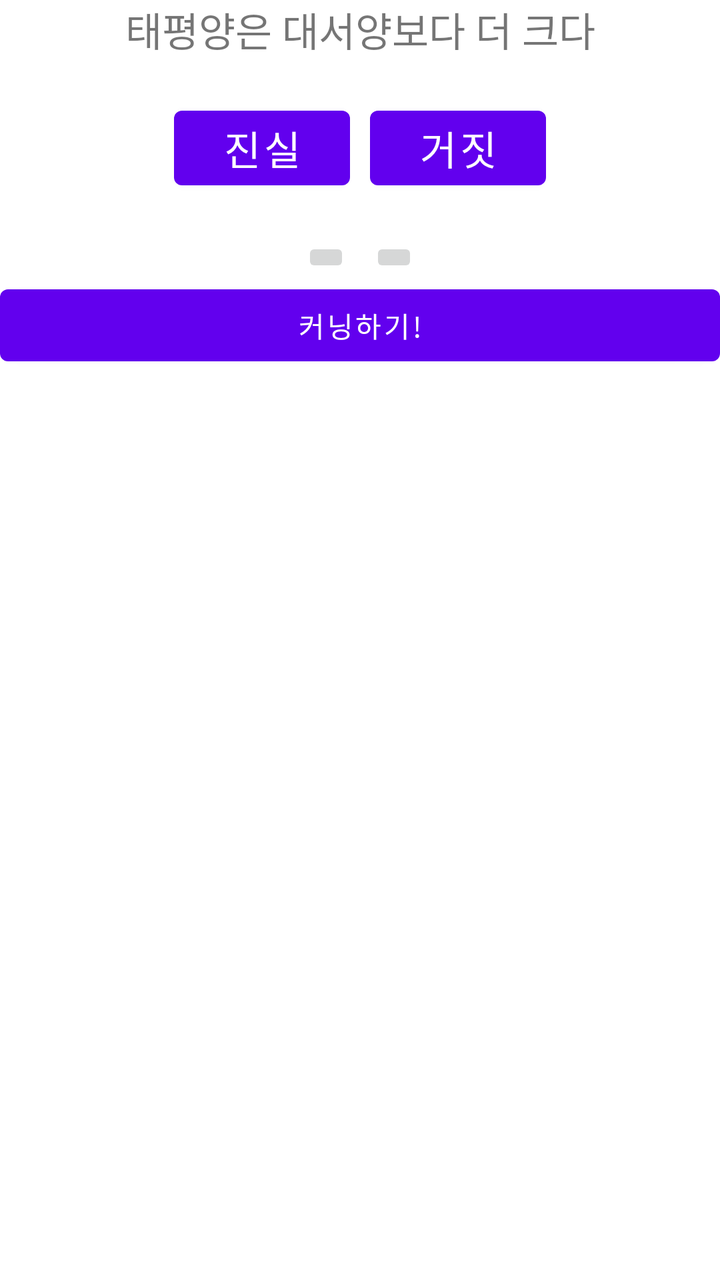
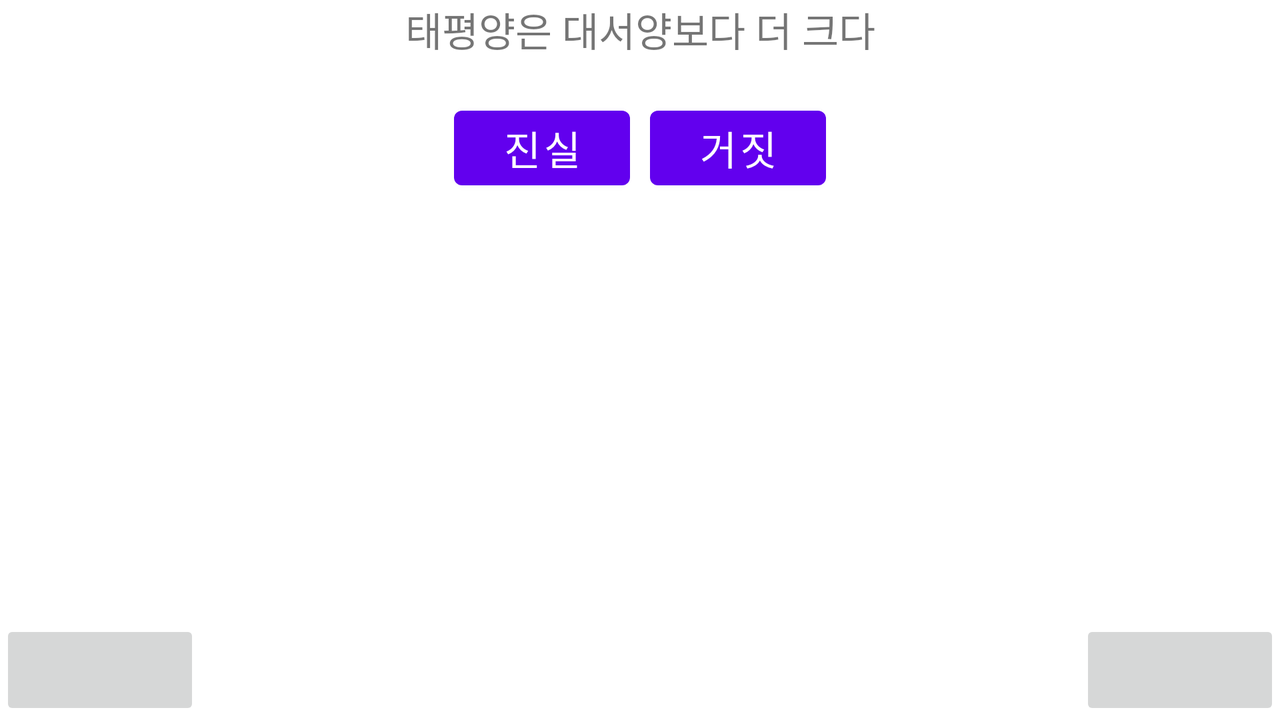

Compare how this app lays out the same screen by default and in its alternative resource folder. The renders come first, then the two layout files and the values they reference.
<!-- AndroidManifest.xml: application theme Theme.NerdRanch -->
<!-- res/layout/activity_main.xml -->
<?xml version="1.0" encoding="utf-8"?>
<LinearLayout
  xmlns:android="http://schemas.android.com/apk/res/android"
  xmlns:tools="http://schemas.android.com/tools"
  android:id="@+id/rootView"
  android:layout_width="match_parent"
  android:layout_height="match_parent"
  android:orientation="vertical"
  tools:context=".MainActivity">

    <TextView
      android:id="@+id/questionTextView"
      android:layout_width="match_parent"
      android:layout_height="wrap_content"
      android:gravity="center"
      android:textSize="20sp"
      tools:text="@string/question_oceans" />

    <LinearLayout
      android:layout_width="match_parent"
      android:layout_height="wrap_content"
      android:layout_marginTop="20dp"
      android:gravity="center_horizontal"
      android:orientation="horizontal">

        <Button
          android:id="@+id/trueButton"
          android:layout_width="wrap_content"
          android:layout_height="wrap_content"
          android:layout_marginEnd="10dp"
          android:text="@string/true_button"
          android:textSize="20sp" />

        <Button
          android:id="@+id/falseButton"
          android:layout_width="wrap_content"
          android:layout_height="wrap_content"
          android:text="@string/false_button"
          android:textSize="20sp" />
    </LinearLayout>

    <LinearLayout
      android:layout_width="match_parent"
      android:layout_height="wrap_content"
      android:layout_marginTop="20dp"
      android:gravity="center_horizontal"
      android:orientation="horizontal">

        <ImageButton
          android:id="@+id/previousButton"
          android:layout_width="wrap_content"
          android:layout_height="wrap_content"
          android:layout_marginEnd="10dp"
          android:contentDescription="@string/next_button"
          android:src="@drawable/arrow_left"
          android:text="@string/previous_button" />

        <ImageButton
          android:id="@+id/nextButton"
          android:layout_width="wrap_content"
          android:layout_height="wrap_content"
          android:contentDescription="@string/next_button"
          android:src="@drawable/arrow_right" />
    </LinearLayout>

    <Button
      android:id="@+id/cheatButton"
      android:layout_width="match_parent"
      android:layout_height="wrap_content"
      android:text="@string/cheat_button" />
</LinearLayout>
<!-- resources referenced by this layout -->
<resources>
  <string name="cheat_button">커닝하기!</string>
  <string name="false_button">거짓</string>
  <string name="next_button">다음</string>
  <string name="previous_button">이전</string>
  <string name="question_oceans">태평양은 대서양보다 더 크다</string>
  <string name="true_button">진실</string>
  <style name="Theme.NerdRanch" parent="Theme.MaterialComponents.DayNight.DarkActionBar">
          
          <item name="colorPrimary">@color/purple_500</item>
          <item name="colorPrimaryVariant">@color/purple_700</item>
          <item name="colorOnPrimary">@color/white</item>
          
          <item name="colorSecondary">@color/teal_200</item>
          <item name="colorSecondaryVariant">@color/teal_700</item>
          <item name="colorOnSecondary">@color/black</item>
          
          <item name="android:statusBarColor" tools:targetApi="l">?attr/colorPrimaryVariant</item>
          
      </style>
</resources>
<!-- res/layout-land/activity_main.xml (the repository's variant of the layout above) -->
<!-- drawn on the phone turned sideways -->
<?xml version="1.0" encoding="utf-8"?>
<LinearLayout xmlns:android="http://schemas.android.com/apk/res/android"
    xmlns:tools="http://schemas.android.com/tools"
    android:layout_width="match_parent"
    android:layout_height="match_parent"
    android:orientation="vertical"
    tools:context=".MainActivity">

    <TextView
        android:id="@+id/questionTextView"
        android:layout_width="match_parent"
        android:layout_height="wrap_content"
        android:gravity="center"
        android:textSize="20sp"
        tools:text="@string/question_oceans" />

    <LinearLayout
        android:layout_width="match_parent"
        android:layout_height="wrap_content"
        android:layout_marginTop="20dp"
        android:gravity="center_horizontal"
        android:orientation="horizontal">

        <Button
            android:id="@+id/trueButton"
            android:layout_width="wrap_content"
            android:layout_height="wrap_content"
            android:layout_marginEnd="10dp"
            android:text="@string/true_button"
            android:textSize="20sp" />

        <Button
            android:id="@+id/falseButton"
            android:layout_width="wrap_content"
            android:layout_height="wrap_content"
            android:text="@string/false_button"
            android:textSize="20sp" />
    </LinearLayout>

    <View
        android:layout_width="1dp"
        android:layout_height="0dp"
        android:layout_weight="1" />

    <LinearLayout
        android:layout_width="match_parent"
        android:layout_height="wrap_content"
        android:layout_marginTop="20dp"
        android:gravity="center_horizontal"
        android:orientation="horizontal">

        <ImageButton
            android:id="@+id/previousButton"
            android:layout_width="100dp"
            android:layout_height="50dp"
            android:layout_marginEnd="10dp"
            android:contentDescription="@string/next_button"
            android:src="@drawable/arrow_left"
            android:text="@string/previous_button" />

        <View
            android:layout_width="0dp"
            android:layout_height="1dp"
            android:layout_weight="1" />

        <ImageButton
            android:id="@+id/nextButton"
            android:layout_width="100dp"
            android:layout_height="50dp"
            android:contentDescription="@string/next_button"
            android:src="@drawable/arrow_right" />
    </LinearLayout>
</LinearLayout>
<!-- resources referenced by the variant -->
<!-- as the phone turned sideways resolves them -->
<resources>
  <string name="false_button">거짓</string>
  <string name="next_button">다음</string>
  <string name="previous_button">이전</string>
  <string name="question_oceans">태평양은 대서양보다 더 크다</string>
  <string name="true_button">진실</string>
  <style name="Theme.NerdRanch" parent="Theme.MaterialComponents.DayNight.DarkActionBar">
          
          <item name="colorPrimary">@color/purple_500</item>
          <item name="colorPrimaryVariant">@color/purple_700</item>
          <item name="colorOnPrimary">@color/white</item>
          
          <item name="colorSecondary">@color/teal_200</item>
          <item name="colorSecondaryVariant">@color/teal_700</item>
          <item name="colorOnSecondary">@color/black</item>
          
          <item name="android:statusBarColor" tools:targetApi="l">?attr/colorPrimaryVariant</item>
          
      </style>
</resources>
